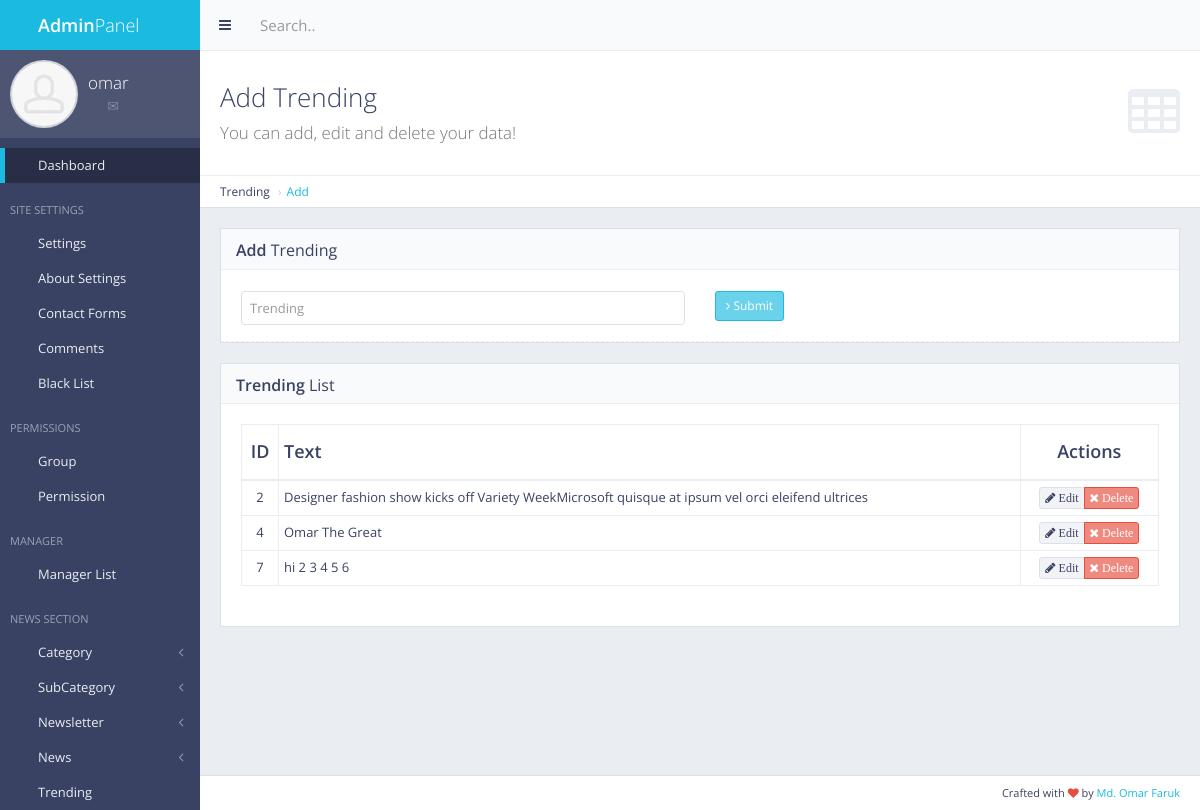
The page /panel/trending/ (signed in) on the database its author committed.
### trending/models.py (models this page shows, shortened)
class Trending(models.Model):
    txt = models.CharField(max_length=200)

### trending/views.py (the view, shortened to what this page needs)
# urls.py: url(r'^panel/trending/$', views.trending_add, name='trending_add'),   ## Admin Panel Trending Add
def trending_add(request):
    if not request.user.is_authenticated:
        return redirect('mylogin')
    trendinglist = Trending.objects.all()
    return render(request, 'back/trending.html', {'trendinglist':trendinglist})

### main/templatetags/extra_auth.py (called while the page is built)
@register.filter(name='has_group')
def has_group(user, group_name):
    return user.groups.filter(name=group_name).exists()

### main/templates/back/trending.html (shortened to what this page needs)
{% extends 'back/master.html' %}
{% load static %}
{% block mainblock %}
<div class="content-header">
    <div class="header-section">
        <h1>
            <i class="fa fa-table"></i>Add Trending<br><small>You can add, edit and delete your data!</small>
        </h1>
    </div>
</div>
<ul class="breadcrumb breadcrumb-top">
    <li>Trending</li>
    <li><a href="/panel/trending">Add</a></li>
</ul>
<div class="row">
    <div class="col-md-12">
        <div class="block">
            <div class="block-title">
                <h2><strong>Add</strong> Trending</h2>
            </div>
            <form action="" method="post" enctype="multipart/form-data" class="form-horizontal form-bordered">
                <div class="form-group">
                    <div class="col-md-6">
                        <input type="text" id="txt" name="txt" class="form-control" placeholder="Trending">
                    </div>
                    <div class="col-md-6">
                        <button type="submit" class="btn btn-sm btn-primary"><i class="fa fa-angle-right"></i> Submit</button>
                    </div>
                </div>
            </form>
        </div>
    </div>
</div>
<div class="block full">
    <div class="block-title">
        <h2><strong>Trending</strong> List</h2>
    </div>
    <div class="table-responsive">
        <table id="example-datatable" class="table table-vcenter table-condensed table-bordered">
            <thead>
                <tr>
                    <th class="text-center">ID</th>
                    <th>Text</th>
                    <th class="text-center">Actions</th>
                </tr>
            </thead>
            <tbody>
                {% for cc in trendinglist %}
                <tr>
                    <td class="text-center">{{ cc.pk }}</td>
                    <td>{{ cc.txt }}</td>
                    <td class="text-center">
                        <div class="btn-group">
                            <a href="{% url 'trending_edit' pk=cc.pk %}" data-toggle="tooltip" title="Edit" class="btn btn-xs btn-default"><i class="fa fa-pencil"> Edit</i></a>
                            <a href="{% url 'trending_del' pk=cc.pk %}" data-toggle="tooltip" title="Delete" class="btn btn-xs btn-danger"><i class="fa fa-times"> Delete</i></a>
                        </div>
                    </td>
                </tr>
                {% endfor %}
            </tbody>
        </table>
    </div>
</div>
{% endblock %}

### main/templates/back/master.html (shortened to what this page needs)
{% load static %}
{% load extra_auth %}
{% if user.is_authenticated %}
<!DOCTYPE html>
 <html class="no-js" lang="en">
    <head>
        <link rel="stylesheet" href="{% static 'back/css/bootstrap.min.css' %}">
        <link rel="stylesheet" href="{% static 'back/css/plugins.css' %}">
        <link rel="stylesheet" href="{% static 'back/css/main.css' %}">
        <link rel="stylesheet" href="{% static 'back/css/themes.css' %}">
    </head>
    <body>
        <div id="page-wrapper">
            <div id="page-container" class="sidebar-partial sidebar-visible-lg sidebar-no-animations">
                <div id="sidebar">
                    <div id="sidebar-scroll">
                        <div class="sidebar-content">
                            <a href="/panel" class="sidebar-brand">
                                <i class="gi gi-flash"></i><span class="sidebar-nav-mini-hide"><strong>Admin</strong>Panel</span>
                            </a>
                            <div class="sidebar-section sidebar-user clearfix sidebar-nav-mini-hide">
                                <div class="sidebar-user-avatar">
                                    <a href="page_ready_user_profile.html">
                                        <img src="{% static 'back/img/placeholders/avatars/avatar2.jpg' %}" alt="avatar">
                                    </a>
                                </div>
                                <div class="sidebar-user-name">{{ request.user }}</div>
                                <div class="sidebar-user-links">
                                    <a href="page_ready_user_profile.html" data-toggle="tooltip" data-placement="bottom" title="Profile"><i class="gi gi-user"></i></a>
                                    <a href="page_ready_inbox.html" data-toggle="tooltip" data-placement="bottom" title="Messages"><i class="gi gi-envelope"></i></a>
                                    <a href="/panel/change/pass/" class="enable-tooltip" data-placement="bottom" title="Settings" ><i class="gi gi-cogwheel"></i></a>
                                    <a href="/logout" data-toggle="tooltip" data-placement="bottom" title="Logout"><i class="gi gi-exit"></i></a>
                                </div>
                            </div>
                        <ul class="sidebar-nav">
                            {% if perms.main.master_user %}
                            <li>
                                <a href="/panel" class=" active"><i class="gi gi-stopwatch sidebar-nav-icon"></i><span class="sidebar-nav-mini-hide">Dashboard</span></a>
                            </li>
                            {% endif %}
                {% if request.user|has_group:"masteruser" %}
                            <li class="sidebar-header">
                                <span class="sidebar-header-options clearfix"><a href="javascript:void(0)" data-toggle="tooltip" title="Quick Settings"><i class="gi gi-settings"></i></a></span>
                                <span class="sidebar-header-title">Site Settings</span>
                            </li>
                                <li>
                                    <a href="/panel/setting/" class=""><i class="gi gi-show_big_thumbnails sidebar-nav-icon"></i><span class="sidebar-nav-mini-hide">Settings</span></a>
                                </li>
                                <li>
                                    <a href="/panel/about/setting/" class=""><i class="gi gi-show_big_thumbnails sidebar-nav-icon"></i><span class="sidebar-nav-mini-hide">About Settings</span></a>
                                </li>
                                <li>
                                    <a href="/panel/contactform/" class=""><i class="gi gi-show_big_thumbnails sidebar-nav-icon"></i><span class="sidebar-nav-mini-hide">Contact Forms</span></a>
                                </li>
                            <li>
                                <a href="/comments/list/" class=""><i class="gi gi-show_big_thumbnails sidebar-nav-icon"></i><span class="sidebar-nav-mini-hide">Comments</span></a>
                            </li>
                        <li>
                            <a href="/blacklist/" class=""><i class="gi gi-show_big_thumbnails sidebar-nav-icon"></i><span class="sidebar-nav-mini-hide">Black List</span></a>
                        </li>
                <li class="sidebar-header">
                    <span class="sidebar-header-options clearfix"><a href="javascript:void(0)" data-toggle="tooltip" title="Quick Settings"><i class="gi gi-settings"></i></a></span>
                    <span class="sidebar-header-title">Permissions</span>
                </li>
                    <li>
                        <a href="/panel/manager/group/" class=""><i class="gi gi-show_big_thumbnails sidebar-nav-icon"></i><span class="sidebar-nav-mini-hide">Group</span></a>
                    </li>
                    <li>
                        <a href="/panel/manager/perms/" class=""><i class="gi gi-show_big_thumbnails sidebar-nav-icon"></i><span class="sidebar-nav-mini-hide">Permission</span></a>
                    </li>
                    <li class="sidebar-header">
                        <span class="sidebar-header-options clearfix"><a href="javascript:void(0)" data-toggle="tooltip" title="Quick Settings"><i class="gi gi-settings"></i></a></span>
                        <span class="sidebar-header-title">Manager</span>
                    </li>
                        <li>
                            <a href="/panel/manager/list/" class=""><i class="gi gi-show_big_thumbnails sidebar-nav-icon"></i><span class="sidebar-nav-mini-hide">Manager List</span></a>
                        </li>
                {% endif %}
                        <li class="sidebar-header">
                            <span class="sidebar-header-options clearfix"><a href="javascript:void(0)" data-toggle="tooltip" title="Quick Settings"><i class="gi gi-settings"></i></a></span>
                            <span class="sidebar-header-title">News Section</span>
                        </li>
                {% if request.user|has_group:"masteruser" %}
                        <li>
                            <a href="#" class="sidebar-nav-menu"><i class="fa fa-angle-left sidebar-nav-indicator sidebar-nav-mini-hide"></i><i class="gi gi-show_big_thumbnails sidebar-nav-icon"></i><span class="sidebar-nav-mini-hide">Category</span></a>
                        </li>
                        <li>
                            <a href="#" class="sidebar-nav-menu"><i class="fa fa-angle-left sidebar-nav-indicator sidebar-nav-mini-hide"></i><i class="gi gi-show_big_thumbnails sidebar-nav-icon"></i><span class="sidebar-nav-mini-hide">SubCategory</span></a>
                        </li>
                    <li>
                        <a href="#" class="sidebar-nav-menu"><i class="fa fa-angle-left sidebar-nav-indicator sidebar-nav-mini-hide"></i><i class="gi gi-show_big_thumbnails sidebar-nav-icon"></i><span class="sidebar-nav-mini-hide">Newsletter</span></a>
                    </li>
                {% endif %}
                                <li>
                                    <a href="#" class="sidebar-nav-menu"><i class="fa fa-angle-left sidebar-nav-indicator sidebar-nav-mini-hide"></i><i class="gi gi-show_big_thumbnails sidebar-nav-icon"></i><span class="sidebar-nav-mini-hide">News</span></a>
                                </li>
                {% if request.user|has_group:"masteruser" %}
                            <li>
                                <a href="/panel/trending/" class=""><i class="gi gi-show_big_thumbnails sidebar-nav-icon"></i><span class="sidebar-nav-mini-hide">Trending</span></a>
                            </li>
                {% endif %}
                            </ul>
                        </div>
                    </div>
                </div>
                <div id="main-container">
                    <header class="navbar navbar-default">
                        <ul class="nav navbar-nav-custom">
                            <li>
                                <a href="javascript:void(0)" onclick="App.sidebar('toggle-sidebar');this.blur();">
                                    <i class="fa fa-bars fa-fw"></i>
                                </a>
                            </li>
                        </ul>
                        <form action="page_ready_search_results.html" method="post" class="navbar-form-custom">
                            <div class="form-group">
                                <input type="text" id="top-search" name="top-search" class="form-control" placeholder="Search..">
                            </div>
                        </form>
                    </header>
                    <div id="page-content">
                    {% block mainblock %}
                    {% endblock %}
                    </div>
                    <footer class="clearfix">
                        <div class="pull-right">
                            Crafted with <i class="fa fa-heart text-danger"></i> by <a href="" target="_blank">Md. Omar Faruk</a>
                        </div>
                    </footer>
                </div>
            </div>
        </div>
    </body>
</html>
{% else %}
Please Login
{% endif %}

### rows shown on the page
Trending: pk "2", txt "Designer fashion show kicks off Variety WeekMicrosoft quisque at ipsum vel orci eleifend ultrices"
Trending: pk "4", txt "Omar The Great"
Trending: pk "7", txt "hi 2 3 4 5 6"

### other values the page prints
{{ request.user }} "omar"
